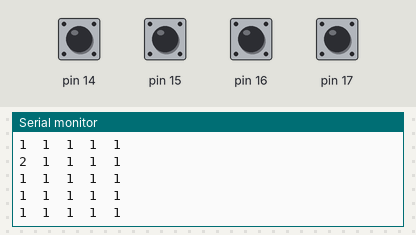
The sketch below on a simulated Arduino Uno, built with avr-gcc and run on an emulated ATmega328P. Parts: the last lines printed to the serial monitor. Inputs (shaded band) come from the test bench; at power-on: pin 14–17 HIGH.

Above: at 1.2 s.
1.3 s: pin 14 pulled LOW for 0.15 s
4.4 s: pin 15 pulled LOW for 0.15 s
7.5 s: pin 16 pulled LOW for 0.15 s
10.6 s: pin 17 pulled LOW for 1 s
At 11.2 s:
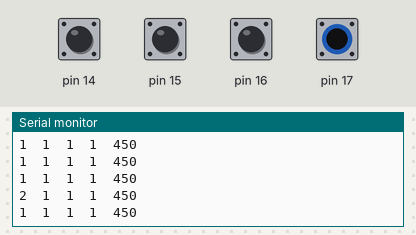
14.6 s: pin 14 pulled LOW for 1 s
At 15.2 s:
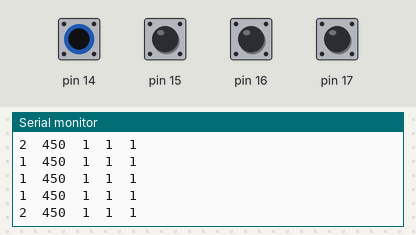
18.6 s: pin 15 pulled LOW for 1 s
Timing chart, 0 to 21.6 s (numbered marks = the images above; inputs shaded):
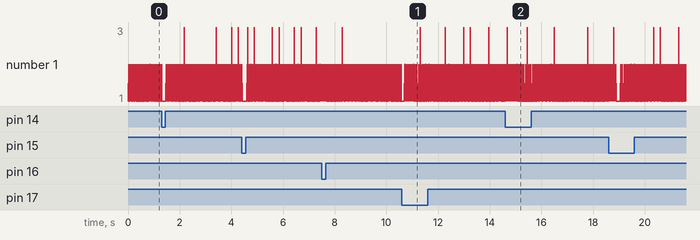

Measured:
- after the input at 10.6 s, the serial monitor: prints a new line at once (image 1)
- after the input at 14.6 s, the serial monitor: prints a new line at once (image 2)

The sketch:

capSense_0.ino
```cpp
#include <CapacitiveSensor.h>

/*
   CapitiveSense Library Demo Sketch
   Paul Badger 2008
   Uses a high value resistor e.g. 10M between send pin and receive pin
   Resistor effects sensitivity, experiment with values, 50K - 50M. Larger resistor values yield larger sensor values.
   Receive pin is the sensor pin - try different amounts of foil/metal on this pin
*/

const int maxTime = 3;
const int timeOut_ms = 10;

CapacitiveSensor   cs_4_14 = CapacitiveSensor(4, 14);       // 10M resistor between pins 4 & 2, pin 2 is sensor pin, add a wire and or foil if desired
CapacitiveSensor   cs_4_15 = CapacitiveSensor(4, 15);       // 10M resistor between pins 4 & 6, pin 6 is sensor pin, add a wire and or foil
CapacitiveSensor   cs_4_16 = CapacitiveSensor(4, 16);       // 10M resistor between pins 4 & 8, pin 8 is sensor pin, add a wire and or foil
CapacitiveSensor   cs_4_17 = CapacitiveSensor(4, 17);       // 10M resistor between pins 4 & 8, pin 10 is sensor pin, add a wire and or foil

void setup()
{
  //   cs_4_14.set_CS_AutocaL_Millis(0xFFFFFFFF);     // turn off autocalibrate on channel 1 - just as an example
  cs_4_14.set_CS_Timeout_Millis(timeOut_ms);
  cs_4_15.set_CS_Timeout_Millis(timeOut_ms);
  cs_4_16.set_CS_Timeout_Millis(timeOut_ms);
  cs_4_17.set_CS_Timeout_Millis(timeOut_ms);

  Serial.begin(9600);
}

void loop()
{
  long start = millis();
  long total1 =  cs_4_14.capacitiveSensor(maxTime);
  long total2 =  cs_4_15.capacitiveSensor(maxTime);
  long total3 =  cs_4_16.capacitiveSensor(maxTime);
  long total4 =  cs_4_17.capacitiveSensor(maxTime);

  Serial.print(millis() - start);        // check on performance in milliseconds
  Serial.print("\t");                    // tab character for debug windown spacing

  Serial.print(total1);                  // print sensor output 1
  Serial.print("\t");
  Serial.print(total2);                  // print sensor output 2
  Serial.print("\t");
  Serial.print(total3);                // print sensor output 3
  Serial.print("\t");
  Serial.print(total4);                // print sensor output 3
  Serial.println("");
  delay(10);                             // arbitrary delay to limit data to serial port
}
```
